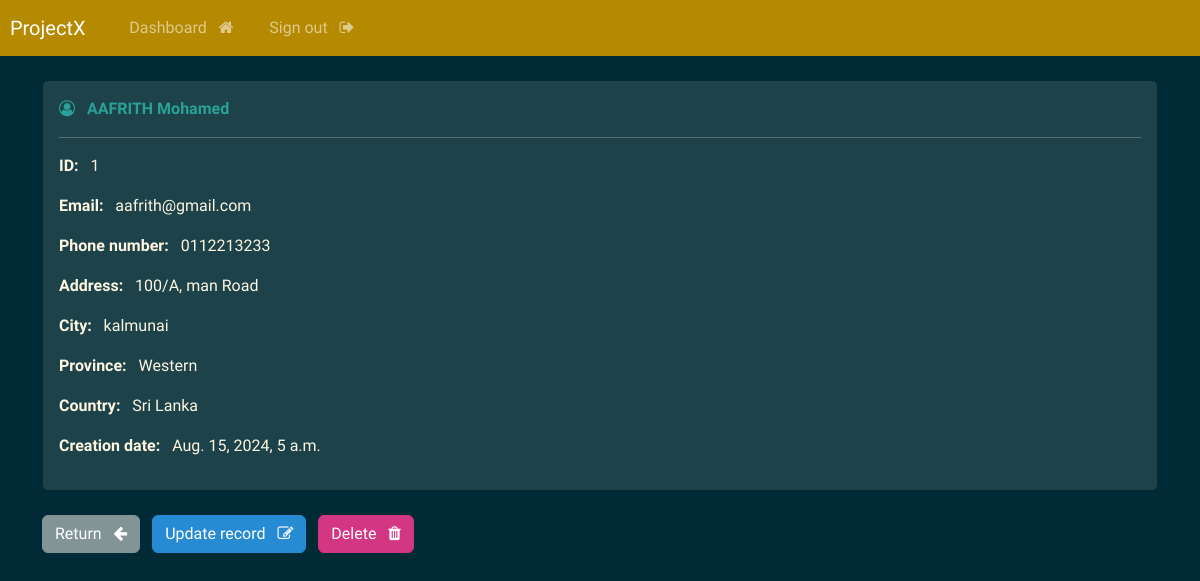
The page /record/1 (signed in) on the database its author committed.
### webapp/models.py (models this page shows, shortened)
class Record(models.Model):
    creation_date = models.DateTimeField(auto_now_add=True)
    first_name = models.CharField(max_length=100)
    last_name = models.CharField(max_length=100)
    email = models.CharField(max_length=255)
    phone = models.CharField(max_length=20)
    address = models.CharField(max_length=300)
    city = models.CharField(max_length=255)
    province = models.CharField(max_length=200)
    country = models.CharField(max_length=125)

### webapp/views.py (the view)
# urls.py: path('record/<int:pk>', views.singular_record, name='record'),
@login_required(login_url='my-login')
def singular_record(request, pk):
    all_records = Record.objects.get(id=pk)
    context = {'record': all_records}
    return render(request, 'webapp/view-record.html', context=context)

### webapp/templates/webapp/view-record.html (shortened to what this page needs)
{% extends 'webapp/base.html' %}
{% block content %}
    <div class="card">
        <div class="card-body text-light">
            <i class="fa fa-user-circle-o text-success" aria-hidden="true"></i> &nbsp;
            <strong class="text-success">
                {{record.last_name|upper}}
                {{record.first_name}}
            </strong>
            <hr>
            <p> <strong> ID: </strong> &nbsp; {{record.id}} </p>
            <p> <strong> Email: </strong> &nbsp; {{record.email}} </p>
            <p> <strong> Phone number: </strong> &nbsp; {{record.phone}} </p>
            <p> <strong> Address: </strong> &nbsp; {{record.address}} </p>
            <p> <strong> City: </strong> &nbsp; {{record.city}} </p>
            <p> <strong> Province: </strong> &nbsp; {{record.province}} </p>
            <p> <strong> Country: </strong> &nbsp; {{record.country}} </p>
            <p> <strong> Creation date: </strong> &nbsp; {{record.creation_date}} </p>
        </div>
    </div>
    <br>
    <a href="{% url 'dashboard' %}" class="btn btn-secondary"> Return &nbsp; <i class="fa fa-arrow-left" aria-hidden="true"></i> </a>
    <a href="{% url 'update-record' record.id %}" class="btn btn-info"> Update record &nbsp; <i class="fa fa-pencil-square-o" aria-hidden="true"></i> </a>
    <a href="{% url 'delete-record' record.id %}" class="btn btn-danger"> Delete &nbsp; <i class="fa fa-trash" aria-hidden="true"></i> </a>
{% endblock %}

### rows shown on the page
Record: last_name "AAFRITH", first_name "Mohamed", id "1", email "aafrith@gmail.com", phone "0112213233", address "100/A, man Road", city "kalmunai", province "Western", country "Sri Lanka", creation_date "Aug. 15, 2024, 5 a.m."
